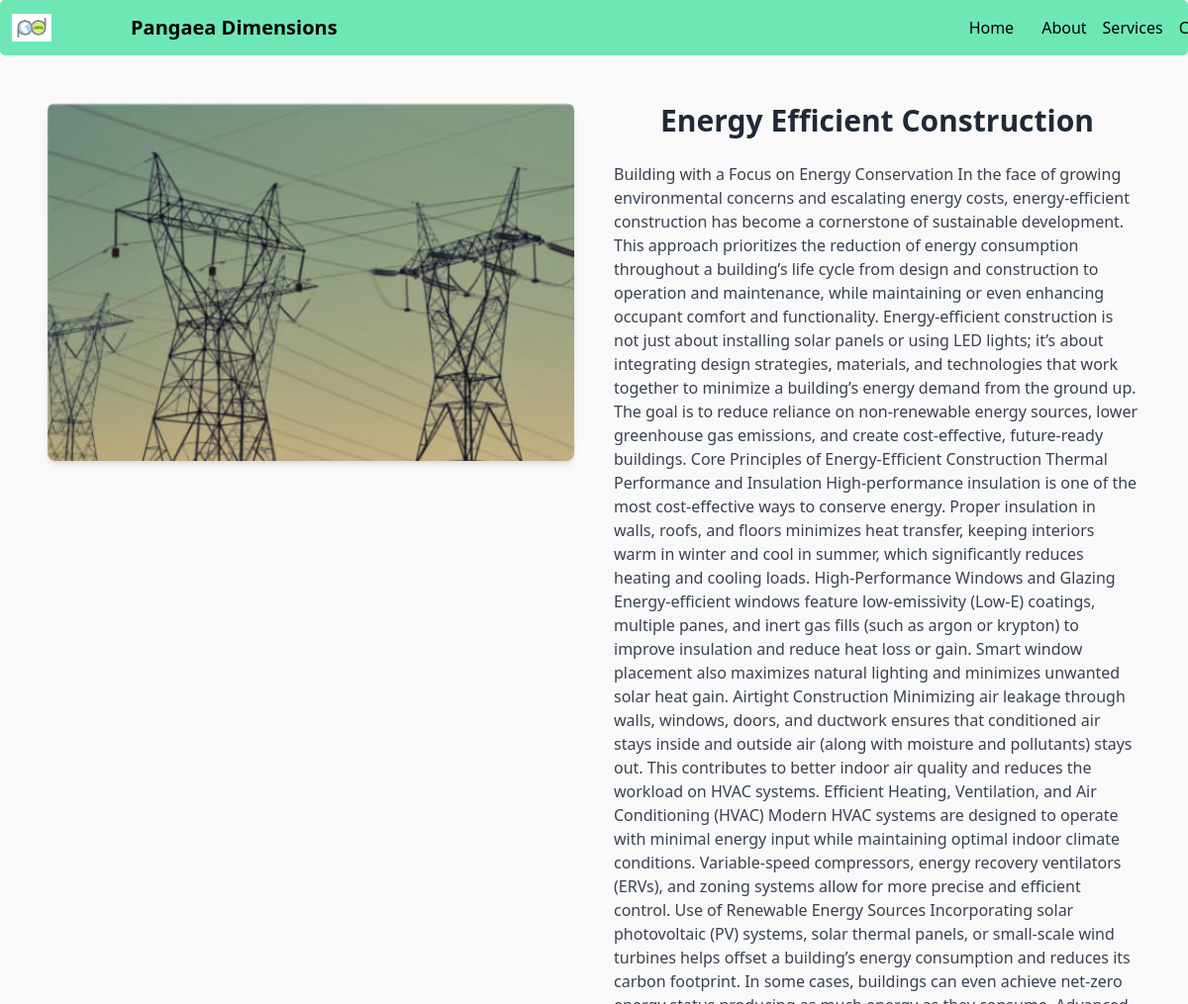
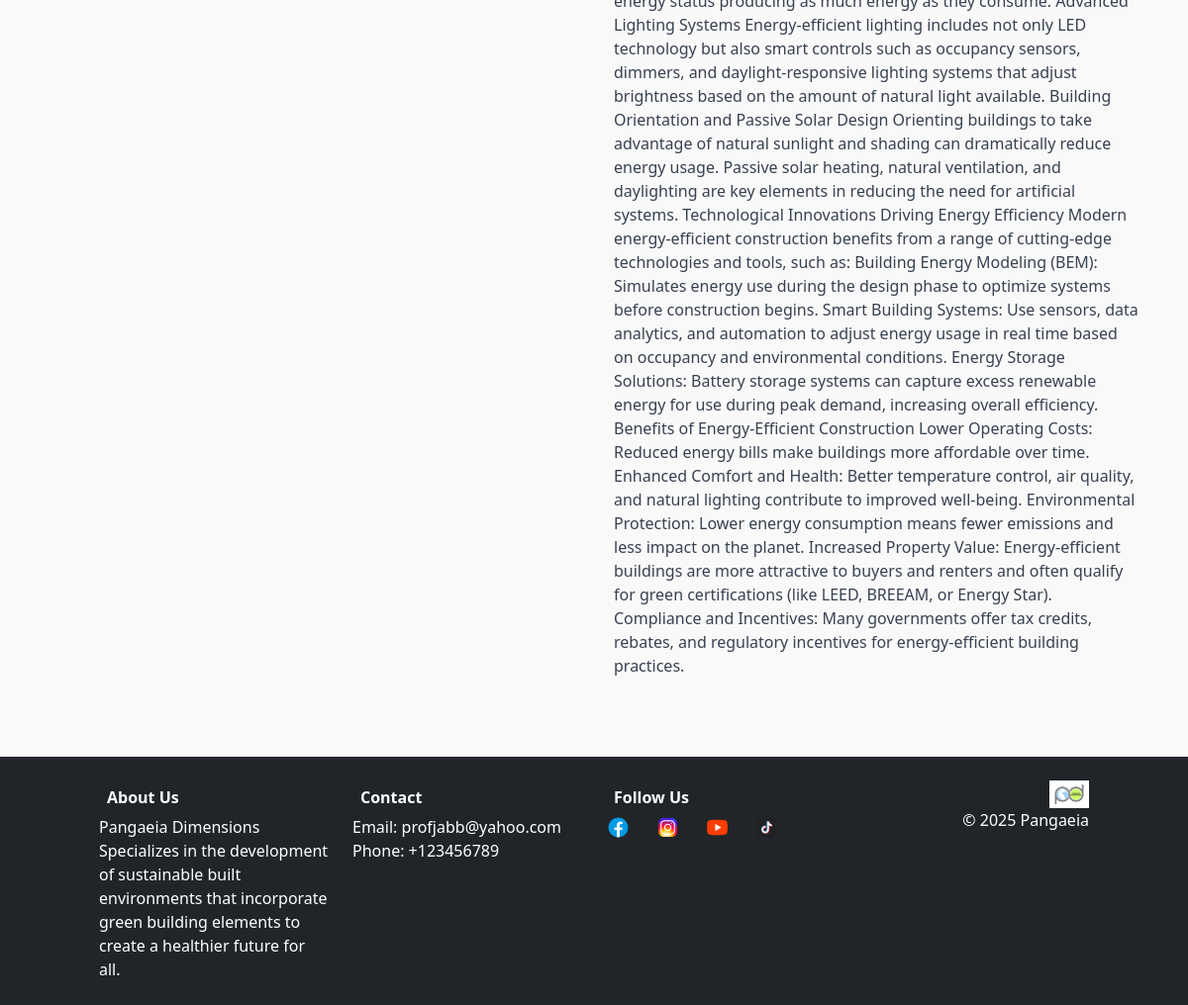
/singlepage/5, run on the app's committed database (2 pictures, top to bottom).
### army/models.py (models this page shows, shortened)
class Post(models.Model):
    author=models.CharField(max_length=50)
    title=models.CharField(max_length=100)
    post=models.TextField()
    image=models.ImageField(upload_to='images/',null=True,blank=True)
    video=models.FileField(upload_to='video/',null=True,blank=True)
    slug=models.SlugField(default='post')
    date=models.DateField(null=True,blank=True)

### army/views.py (the view)
# urls.py: path('singlepage/<int:pk>',views.singlepage,name='singlepage'),
def singlepage(request,pk):
    post=get_object_or_404(Post,pk=pk)
    context={"post":post}
    return render(request,'singlepage.html',context)

### army/templates/singlepage.html (shortened to what this page needs)
{% extends 'base.html' %}
{% load static %}
{% block body %}
<div class="max-w-6xl mx-auto px-4 py-20">
  <div class="grid md:grid-cols-2 gap-10 items-start">
    <div>
      <img src="{{ post.image.url }}" alt="{{ post.title }}" class="w-full h-auto rounded-lg shadow-md object-cover">
    </div>
    <div>
      <h1 class="text-3xl font-bold mb-4 text-gray-800 text-center md:text-left">{{ post.title }}</h1>
      <div class="prose max-w-none text-gray-700">
        {{ post.post|safe }}
      </div>
    </div>
  </div>
</div>
{% endblock body %}

### army/static/css/main.css (style rules this page uses)
body { font-family: Arial, sans-serif; margin: 0; padding: 0; background: #faf9f9; }

### data on the page
Post: image (picture), title "Energy Efficient Construction", post "Building with a Focus on Energy Conservation In the face of growing environmental concerns and escalating energy costs, energy-efficient construction has become a cornerstone of sustainable development. This approach prioritizes the reduction of energy consumption throughout a building’s life cycle from design and construction to operation and maintenance, while maintaining or even enhancing occupant comfort and functionality. Energy-efficient construction is not just about installing solar panels or using LED lights; it’s about integrating design strategies, materials, and technologies that work together to minimize a building’s energy demand from the ground up. The goal is to reduce…"
